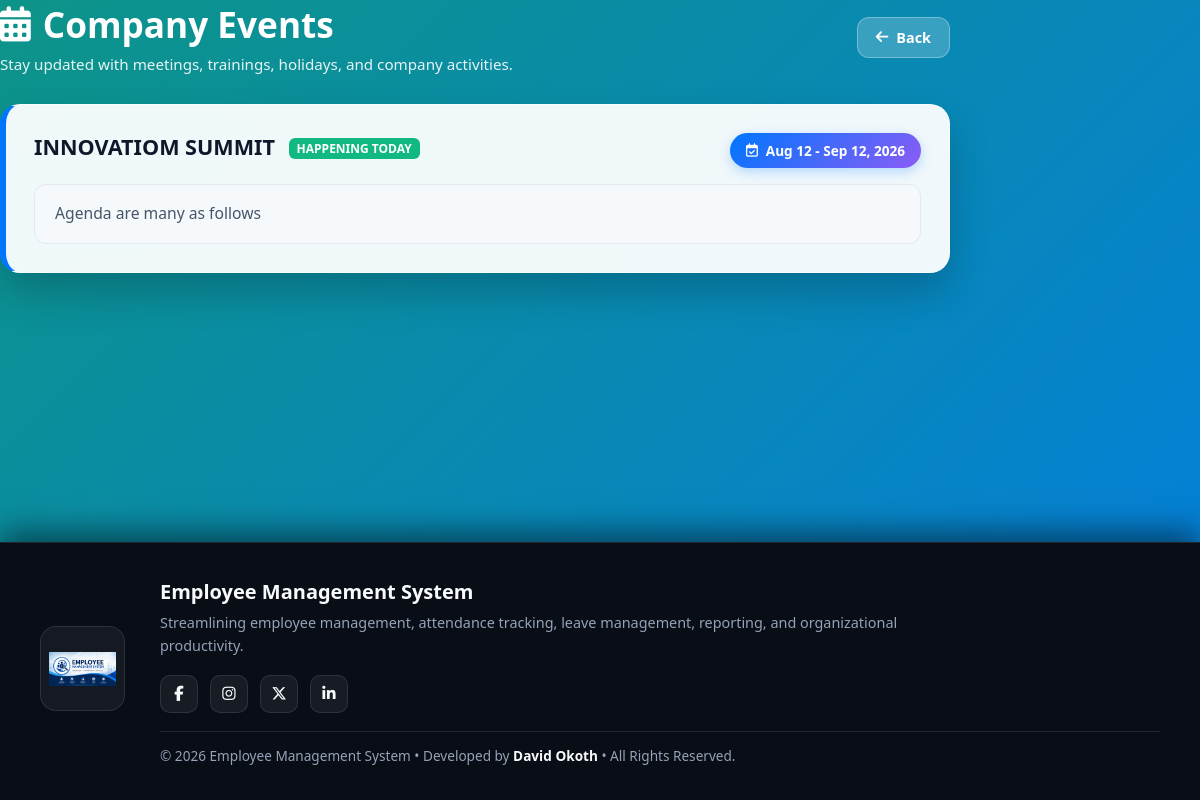
/view_events.php (signed in), run on the app's committed database.
### tables this page shows
CREATE TABLE `events` (
  `id` int(11) NOT NULL,
  `title` varchar(255) NOT NULL,
  `description` text NOT NULL,
  `start_date` date NOT NULL,
  `end_date` date NOT NULL,
  `created_at` timestamp NOT NULL DEFAULT current_timestamp()
);

### view_events.php (the view, shortened to what this page needs)
<?php
include("connect.php");
$today = date("Y-m-d");
$stmt_events = mysqli_prepare($conn, "
    SELECT * FROM events
    WHERE end_date >= ?
    ORDER BY start_date ASC
");
mysqli_stmt_bind_param($stmt_events, "s", $today);
mysqli_stmt_execute($stmt_events);
$result = mysqli_stmt_get_result($stmt_events);
?>
<!DOCTYPE html>
<html lang="en">
<head>
<link rel="stylesheet" href="https://cdnjs.cloudflare.com/ajax/libs/font-awesome/6.5.1/css/all.min.css">
</head>
<body>
<div class="container">
    <div class="page-header">
        <div class="header-text">
            <h1>
                <i class="fa-solid fa-calendar-days"></i>
                Company Events
            </h1>
            <p>Stay updated with meetings, trainings, holidays, and company activities.</p>
        </div>
        <?php
        $back_page = "employee_portal.php";
        ?>
        <a href="<?php echo $back_page; ?>" class="back-btn">
            <i class="fa-solid fa-arrow-left"></i>
            Back
        </a>
    </div>
    <?php if (mysqli_num_rows($result) > 0) { ?>
        <?php while ($row = mysqli_fetch_assoc($result)) {
            $is_today = ($row['start_date'] <= $today && $row['end_date'] >= $today);
        ?>
        <div class="event-card">
            <div class="event-header">
                <div class="event-title">
                    <?php echo htmlspecialchars($row['title']); ?>
                    <?php if ($is_today) { ?>
                        <span class="today-tag">Happening Today</span>
                    <?php } ?>
                </div>
                <div class="date-badge">
                    <i class="fa-regular fa-calendar-check"></i>
                    <?php
                    if ($row['start_date'] === $row['end_date']) {
                        echo date("M d, Y", strtotime($row['start_date']));
                    } else {
                        echo date("M d", strtotime($row['start_date'])) . " - " . date("M d, Y", strtotime($row['end_date']));
                    }
                    ?>
                </div>
            </div>
            <div class="event-description">
                <?php echo nl2br(htmlspecialchars($row['description'])); ?>
            </div>
        </div>
        <?php } ?>
    <?php } ?>
</div>
<footer class="system-footer">
    <div class="footer-logo">
        <img src="image.png" alt="EMS Logo">
    </div>
    <div class="footer-content">
        <h3>Employee Management System</h3>
        <p class="footer-desc">
            Streamlining employee management, attendance tracking,
            leave management, reporting, and organizational productivity.
        </p>
        <div class="social-links">
            <a href="https://facebook.com" target="_blank" aria-label="Facebook">
                <i class="fab fa-facebook-f"></i>
            </a>
            <a href="https://instagram.com" target="_blank" aria-label="Instagram">
                <i class="fab fa-instagram"></i>
            </a>
            <a href="https://x.com" target="_blank" aria-label="X (Twitter)">
                <i class="fab fa-x-twitter"></i>
            </a>
            <a href="https://linkedin.com" target="_blank" aria-label="LinkedIn">
                <i class="fab fa-linkedin-in"></i>
            </a>
        </div>
        <p class="copyright">
            © <?php echo date('Y'); ?> Employee Management System &bull;
            Developed by <strong>David Okoth</strong> &bull;
            All Rights Reserved.
        </p>
    </div>
</footer>
</body>
</html>

### view_events.php (style rules this page uses)
:root { --primary: #0076fe; --secondary: #8b5cf6; --dark: #0f172a; --card-bg: rgba(255, 255, 255, 0.94); --glass-border: rgba(255, 255, 255, 0.4); }
* { margin: 0; padding: 0; box-sizing: border-box; font-family: 'Segoe UI', Tahoma, Geneva, Verdana, sans-serif; }
body { background: linear-gradient(-45deg, #0f172a, #7e22ce, #0076fe, #0d9488); background-size: 400% 400%; animation: bgMove 15s ease infinite; min-height: 100vh; padding: 40px 20px; display: flex; justify-content: center; align-items: flex-start; }
.container { max-width: 950px; width: 100%; }
.page-header { display: flex; justify-content: space-between; align-items: center; margin-bottom: 30px; color: white; }
.header-text h1 { font-size: 2.2rem; font-weight: 800; display: flex; align-items: center; gap: 12px; }
.header-text p { margin-top: 6px; opacity: 0.9; font-size: 0.95rem; }
.back-btn { display: inline-flex; align-items: center; gap: 8px; padding: 10px 18px; background: rgba(255, 255, 255, 0.2); color: white; text-decoration: none; border-radius: 12px; font-weight: 600; font-size: 0.9rem; backdrop-filter: blur(10px); -webkit-backdrop-filter: blur(10px); border: 1px solid rgba(255, 255, 255, 0.3); transition: all 0.25s ease; }
.event-card { background: var(--card-bg); backdrop-filter: blur(16px); -webkit-backdrop-filter: blur(16px); margin-bottom: 22px; border-radius: 20px; padding: 28px; box-shadow: 0 20px 40px rgba(0, 0, 0, 0.2); border: 1px solid var(--glass-border); border-left: 6px solid var(--primary); transition: all 0.3s ease; }
.event-header { display: flex; justify-content: space-between; align-items: flex-start; gap: 15px; margin-bottom: 16px; }
.event-title { font-size: 1.35rem; font-weight: 700; color: var(--dark); line-height: 1.3; }
.date-badge { background: linear-gradient(135deg, var(--primary), var(--secondary)); color: white; padding: 8px 16px; border-radius: 30px; font-size: 0.85rem; font-weight: 700; white-space: nowrap; box-shadow: 0 4px 12px rgba(0, 118, 254, 0.25); display: inline-flex; align-items: center; gap: 8px; }
.event-description { color: #475569; font-size: 0.98rem; line-height: 1.65; background: rgba(248, 250, 252, 0.7); padding: 16px 20px; border-radius: 12px; border: 1px solid #e2e8f0; }
.today-tag { background: #10b981; color: white; font-size: 0.75rem; text-transform: uppercase; font-weight: 800; padding: 2px 8px; border-radius: 6px; margin-left: 8px; vertical-align: middle; }
:root { --primary: #0076fe; --secondary: #8b5cf6; --dark-bg: #090d16; --text-main: #f8fafc; --text-muted: #94a3b8; --dark-border: rgba(255, 255, 255, 0.1); }
html, body { height: 100%; margin: 0; padding: 0; }
body { display: flex; flex-direction: column; min-height: 100vh; }
.container { flex: 1 0 auto; }
.system-footer { width: 100vw; position: relative; left: 50%; right: 50%; margin-left: -50vw; margin-right: -50vw; margin-top: auto; background: var(--dark-bg); border-top: 1px solid var(--dark-border); padding: 35px 40px; display: flex; align-items: center; justify-content: center; gap: 35px; box-shadow: 0 -10px 30px rgba(0, 0, 0, 0.5); box-sizing: border-box; }
.footer-logo img { width: 85px; height: 85px; object-fit: contain; border-radius: 16px; padding: 8px; background: rgba(255, 255, 255, 0.05); border: 1px solid var(--dark-border); }
.footer-content { max-width: 1000px; width: 100%; }
.footer-content h3 { font-size: 1.25rem; font-weight: 700; color: var(--text-main); margin-bottom: 6px; }
.footer-desc { color: var(--text-muted); font-size: 0.9rem; line-height: 1.6; margin-bottom: 18px; max-width: 750px; }
.social-links { display: flex; gap: 12px; margin-bottom: 18px; }
.social-links a { width: 38px; height: 38px; border-radius: 10px; background: rgba(255, 255, 255, 0.06); color: var(--text-main); display: flex; justify-content: center; align-items: center; text-decoration: none; font-size: 0.95rem; border: 1px solid var(--dark-border); transition: all 0.25s ease; }
.copyright { font-size: 0.85rem; color: var(--text-muted); border-top: 1px solid var(--dark-border); padding-top: 14px; }
.copyright strong { color: var(--text-main); }

### data on the page
events: title "INNOVATIOM SUMMIT", shows "HAPPENING TODAY", start_date "Aug 12", end_date "Sep 12, 2026", description "Agenda are many as follows"
